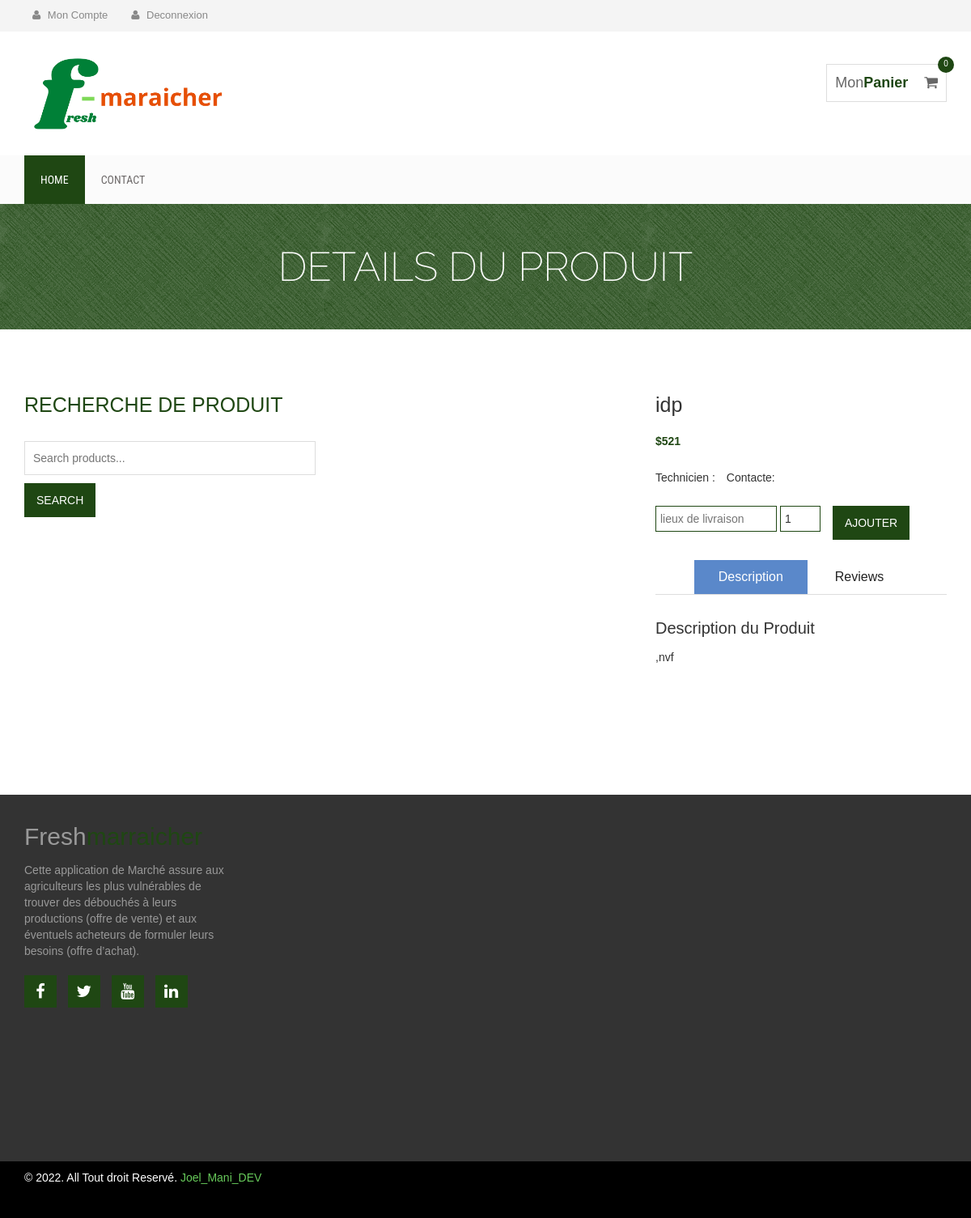
The app's page /detail/2 (signed in) with its own data.
### main/models.py (models this page shows, shortened)
class Produit(models.Model):
    Nom=models.CharField(max_length=40)
    prix = models.IntegerField()
    description=models.TextField()
    lieu = models.CharField(max_length=40)
    image_produit= CloudinaryField('image')
    agent = models.ForeignKey('Agent', on_delete=models.CASCADE,null=True)

### main/views.py (the view)
# urls.py: path('detail/<int:pk>', views.menuDetail, name='detail'),
@login_required(login_url='signinclient')
def menuDetail(request, pk):
    if request.user:
        produit = Produit.objects.filter(id=pk).first()
        panier_produits = Commande.objects.filter(client=request.user,statut=False)
        taille= len(panier_produits)
        context = {
            'produit' : produit,
            'taille':taille,
        }
        return render(request, 'main/detail.html', context)
    else:
        return redirect("signinclient")

### main/templates/main/detail.html (shortened to what this page needs)
{% load crispy_forms_tags %}
{% load static %}
{% load widget_tweaks %}
<!DOCTYPE html>
<html lang="en">
  <head>
    <link rel="stylesheet" href="{% static 'css/bootstrap.min.css' %}">
    <link rel="stylesheet" href="{% static 'css/font-awesome.min.css' %}">
    <link rel="stylesheet" href="{% static 'css/owl.carousel.css' %}">
    <link rel="stylesheet" href="{% static 'css/style.css' %}">
    <link rel="stylesheet" href="{% static 'css/responsive.css' %}">
  </head>
  <body>
    <div class="header-area">
      <div class="container">
          <div class="row">
              <div class="col-md-8">
                  <div class="user-menu">
                      <ul>
                        <li><a href="#"><i class="fa fa-user"></i> Mon Compte</a></li>
                        <li><a href="{% url 'logoutclient' %}"><i class="fa fa-user"></i> Deconnexion</a></li>
                      </ul>
                  </div>
              </div>
          </div>
      </div>
  </div>
    <div class="site-branding-area">
        <div class="container">
            <div class="row">
                <div class="col-sm-6">
                    <div class="logo">
                        <h1><a href="./"><img src="{% static '/images/logg.png' %}" style="width: 250px;height: 200;"></a></h1>
                    </div>
                </div>
                <div class="col-sm-6">
                    <div class="shopping-item">
                        <a href="{% url 'panier' %}">Mon<span class="cart-amunt">Panier</span> <i class="fa fa-shopping-cart"></i> <span class="product-count">{{taille}}</span></a>
                    </div>
                </div>
            </div>
        </div>
    </div>
    <div class="mainmenu-area">
        <div class="container">
            <div class="row">
                <div class="navbar-collapse collapse">
                  <ul class="nav navbar-nav">
                      <li class="active"><a href="#">Home</a></li>
                      <li><a href="#">Contact</a></li>
                  </ul>
              </div>
            </div>
        </div>
    </div>
    <div class="product-big-title-area">
        <div class="container">
            <div class="row">
                <div class="col-md-12">
                    <div class="product-bit-title text-center">
                        <h2>DETAILS DU PRODUIT</h2>
                    </div>
                </div>
            </div>
        </div>
    </div>
    <div class="single-product-area">
        <div class="container">
            <div class="row">
                <div class="col-md-4">
                    <div class="single-sidebar">
                        <h2 class="sidebar-title">Recherche de produit</h2>
                        <form action="">
                            <input type="text" placeholder="Search products...">
                            <input type="submit" value="Search">
                        </form>
                    </div>
                </div>
                <div class="col-md-8">
                    <div class="product-content-right">
                        <div class="row">
                            <div class="col-sm-6">
                                <div class="product-images">
                                    <div class="product-main-img">
                                    </div>
                                    <div class="product-gallery">
                                    </div>
                                </div>
                            </div>
                            <div class="col-sm-6">
                                <div class="product-inner">
                                    <h2 class="product-name">{{ produit.Nom }}</h2>
                                    <div class="product-inner-price">
                                        <ins>${{ produit.prix }}</ins>
                                    </div>
                                    <div class="product-inner-price">
                                        Technicien :<ins>{{ produit.agent.user.username}}</ins>
                                        Contacte: <ins>{{ produit.agent.Tel}}</ins>
                                    </div>
                                    <form method="POST" action="{% url 'ajouter-au-panier' produit.id %}" class="cart">
                                      <div class="quantity">
                                        <input type="text" size="10" class="input-text qty text" title="Lieu_livraison" placeholder="lieux de livraison"  name="Lieu_livraison" >
                                        <input type="number" size="4" class="input-text qty text" title="Qty" value="1" name="quantite" min="1" step="1">
                                      </div>
                                        <button class="add_to_cart_button" type="submit">Ajouter</button>
                                    </form>
                                    <div role="tabpanel">
                                        <ul class="product-tab" role="tablist">
                                            <li role="presentation" class="active"><a href="#home" aria-controls="home" role="tab" data-toggle="tab">Description</a></li>
                                            <li role="presentation"><a href="#profile" aria-controls="profile" role="tab" data-toggle="tab">Reviews</a></li>
                                        </ul>
                                        <div class="tab-content">
                                            <div role="tabpanel" class="tab-pane fade in active" id="home">
                                                <h2>Description du Produit</h2>
                                                <p>{{ produit.description }}</p>
                                            </div>
                                        </div>
                                    </div>
                                </div>
                            </div>
                        </div>
                        </div>
                    </div>
                </div>
            </div>
        </div>
    <div class="footer-top-area">
        <div class="container">
            <div class="row">
                <div class="col-md-3 col-sm-6">
                    <div class="footer-about-us">
                        <h2>Fresh<span>marraicher</span></h2>
                        <p>
                          Cette application de Marché assure aux agriculteurs les plus vulnérables de trouver des débouchés à leurs productions (offre de vente) et aux éventuels acheteurs de formuler leurs besoins (offre d’achat).
                        </p>
                        <div class="footer-social">
                            <a href="#" target="_blank"><i class="fa fa-facebook"></i></a>
                            <a href="#" target="_blank"><i class="fa fa-twitter"></i></a>
                            <a href="#" target="_blank"><i class="fa fa-youtube"></i></a>
                            <a href="#" target="_blank"><i class="fa fa-linkedin"></i></a>
                        </div>
                    </div>
                </div>
            </div>
        </div>
    </div>
    <div class="footer-bottom-area">
        <div class="container">
            <div class="row">
                <div class="col-md-8">
                    <div class="copyright">
                       <p>&copy; 2022. All Tout droit Reservé. <a href="https://geeksp3.com/mani/joelmani-dev/" target="_blank">Joel_Mani_DEV</a></p>
                    </div>
                </div>
            </div>
        </div>
    </div>
  </body>
</html>

### static/css/style.css (style rules this page uses)
img { max-width: 100%; height: auto; }
h1, h2, h3, h4, h5, h6 { margin: 0 0 15px; }
body { font-family:Arial, Helvetica, sans-serif; }
.header-area { background: none repeat scroll 0 0 #f4f4f4; }
.header-area a { color: #888; }
.user-menu ul { list-style: outside none none; margin: 0; padding: 0; }
.user-menu li { display: inline-block; }
.user-menu li a { display: block; font-size: 13px; margin-right: 5px; padding: 10px; }
.user-menu li a i.fa { margin-right: 5px; }
.mainmenu-area { background: none repeat scroll 0 0 #fbfbfb; font-family: "Roboto Condensed",sans-serif; text-transform: uppercase; width: 100%; z-index: 999; }
.logo h1 { font-size: 40px; margin: 30px 0;font-weight: 400; }
.logo h1 a { color: #999; }
.shopping-item { border: 1px solid #ddd; float: right; font-size: 18px; margin-top: 40px; padding: 10px; position: relative; }
.shopping-item a { color: #666; }
.cart-amunt { color: #1f4713; font-weight: 700; }
.product-count { background: none repeat scroll 0 0 #1f4713; border-radius: 50%; color: #fff; display: inline-block; font-size: 10px; height: 20px; padding-top: 2px; position: absolute; right: -10px; text-align: center; top: -10px; width: 20px; }
.shopping-item i.fa { margin-left: 15px; }
.mainmenu-area ul.navbar-nav li a { color: #6e6a6a; font-size: 14px; padding: 20px; }
.mainmenu-area ul.navbar-nav li:hover a, .mainmenu-area ul.navbar-nav li.active a { background: #1f4713; color:#FFF; }
.footer-top-area { background: none repeat scroll 0 0 #333; color: #999; padding: 35px 0 180px; }
.footer-bottom-area { background: #000;color: #fff }
.footer-about-us span { color: #1f4713; }
.footer-about-us h2 { font-weight: 200; }
.footer-social a { background: none repeat scroll 0 0 #1f4713; color: #fff; display: inline-block; font-size: 20px; height: 40px; margin-bottom: 10px; margin-right: 10px; padding-top: 5px; text-align: center; width: 40px;border: 1px solid #1f4713; }
.footer-social { margin-top: 20px }
a { color: #67ca5a }
.footer-bottom-area { background: none repeat scroll 0 0 #000; color: #fff; padding-bottom: 40px; }
.copyright > p { margin: 10px 0 0; }
.product-big-title-area { background: url(img/crossword.png) repeat scroll 0 0 #1f4713 }
.product-bit-title h2 { font-family: raleway; font-size: 50px; font-weight: 200; margin: 0; padding: 50px 0;color: #fff; }
.single-product-area { padding: 80px 0 130px; }
.sidebar-title { color: #1f4713; font-size: 25px; margin-bottom: 30px; text-transform: uppercase; }
.single-sidebar { margin-bottom: 50px; }
input[type="text"], input[type="password"], input[type="email"], textarea { border: 1px solid #ddd; padding: 10px; }
input[type="submit"], button[type=submit] { background: none repeat scroll 0 0 #1f4713; border: medium none; color: #fff; padding: 11px 20px; text-transform: uppercase; }
.single-sidebar input[type="text"] { margin-bottom: 10px; width: 100%; }
.product-main-img { margin-bottom: 20px; }
.product-gallery { margin-bottom: 25px; margin-left: -15px; overflow: hidden; }
.product-name { font-size: 25px; margin-bottom: 20px; }
.product-inner-price { margin-bottom: 25px; }
.product-inner-price > ins { color: #1f4713; font-weight: 700; margin-right: 10px; text-decoration: none; }
.quantity { float: left; margin-right: 15px; }
.quantity input[type="number"] { border: 1px solid #1f4713; padding: 5px; width: 50px; }
.quantity input[type="text"] { border: 1px solid #1f4713; padding: 5px; width: 150px; }
.add_to_cart_button { background: none repeat scroll 0 0 #26a541; border: medium none; color: #fff; padding: 6px 25px;display: inline-block }
form.cart { margin-bottom: 25px; }
.product-tab { border-bottom: 1px solid #ddd; list-style: outside none none; margin: 0 0 30px; padding: 0; text-align: center; }
.product-tab li { display: inline-block; }
.product-tab li.active { background: none repeat scroll 0 0 #5a88ca; }
.product-tab li.active a { color: #fff; }
.product-tab li a { color: #222; display: block; font-size: 16px; padding: 10px 30px; }
.tab-content h2 { font-size: 20px; }
.tab-content { margin-bottom: 30px; }

### static/css/responsive.css (style rules this page uses)
@media only screen and (min-width: 992px) and (max-width: 1280px) { input[type="submit"], button[type="submit"] { padding: 11px 15px; } }

### records on screen
Produit: Nom "idp", prix "521", description ",nvf"

### other values on screen
{{ taille }} "0"
